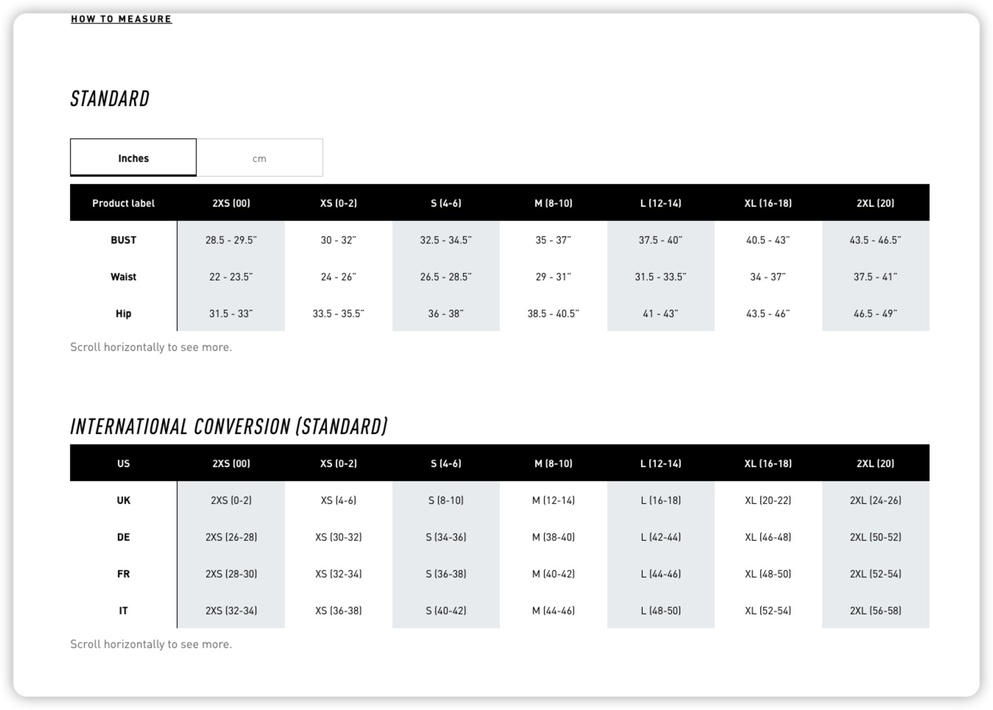
#> input picture python/yolo/adidas_1.jpg, 993 x 710 px, shrunk from 1349 x 965 before the run
$ python tesseract.py
#> lines starting #> are read from the running program, lines starting #| are printed output that depends on the picture; after the words box and inside, x2 and y2 are one past the last pixel; in counts of white or black regions, pixels touching at a corner belong together
#!/usr/bin/env python
# -*- coding: utf-8 -*-
# @Time    : 2023/6/19 10:10
# @Author  : Scott Yang
# @Site    :
# @File    : tesseract.py
# @Software: PyCharm
"""
pip install pytesseract
"""

import pytesseract
import cv2

# 读取图片
img = cv2.imread('adidas_1.jpg')
#> img is the input picture: shape (710, 993, 3); mean B, G, R 226, 225.5, 224.9

# 将图片转为灰度图像
gray = cv2.cvtColor(img, cv2.COLOR_BGR2GRAY)

# 对图像进行二值化处理
thresh = cv2.threshold(gray, 0, 255, cv2.THRESH_BINARY_INV + cv2.THRESH_OTSU)[1]
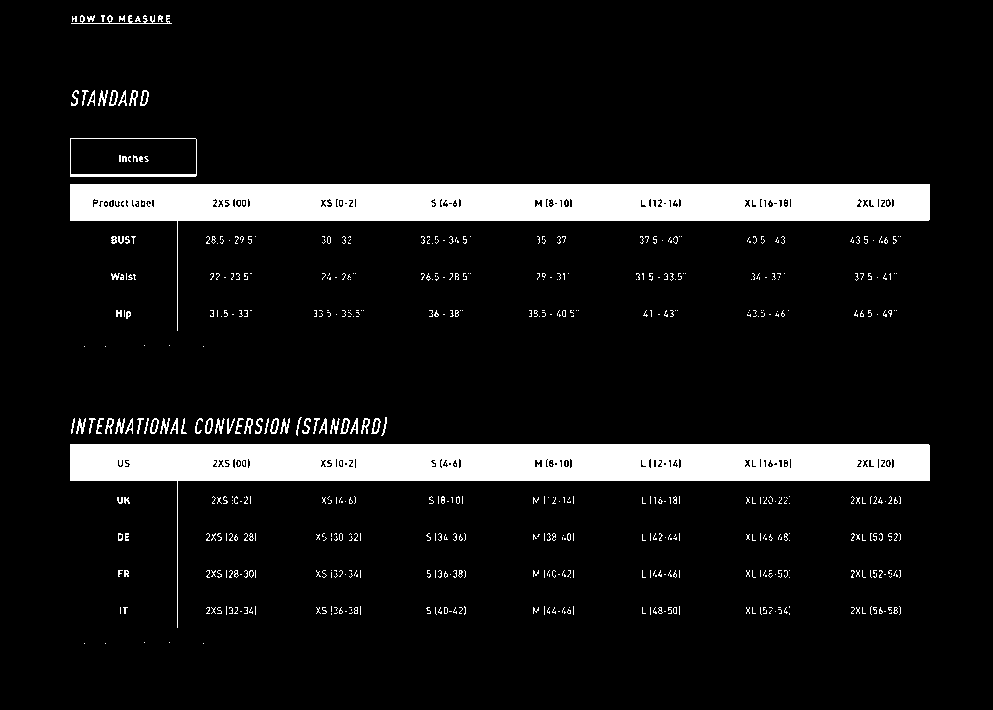
#> thresh: shape (710, 993); 9.9% white; 608 white regions (543 under 20 px), largest, box (x1, y1, x2, y2) and area: (70, 444, 930, 628) 31163, (70, 184, 930, 331) 30936, (70, 138, 197, 177) 576

# 使用OCR进行识别
#> (the run stopped early here; a loop or call above may not have finished)
